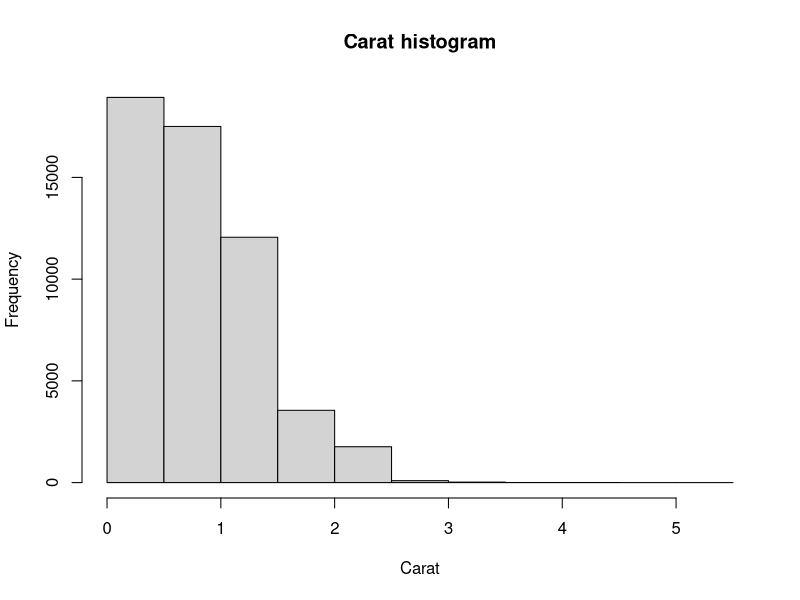
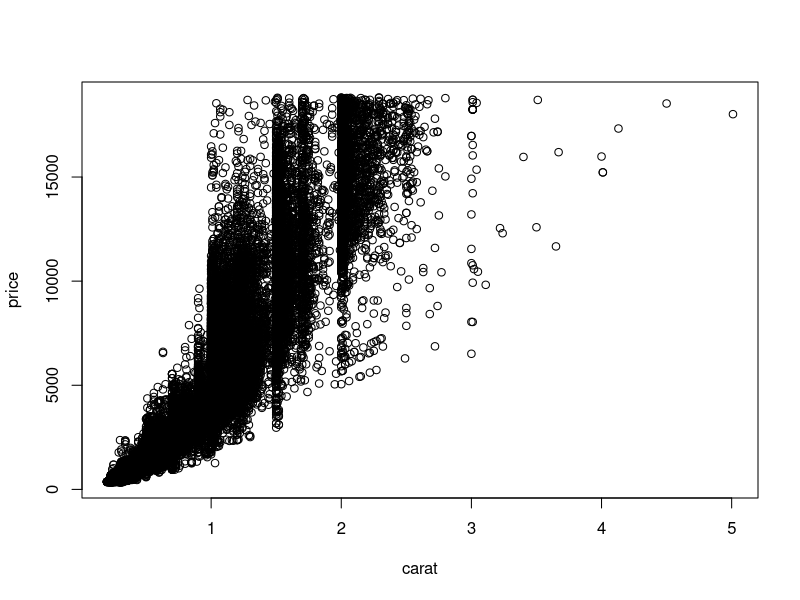
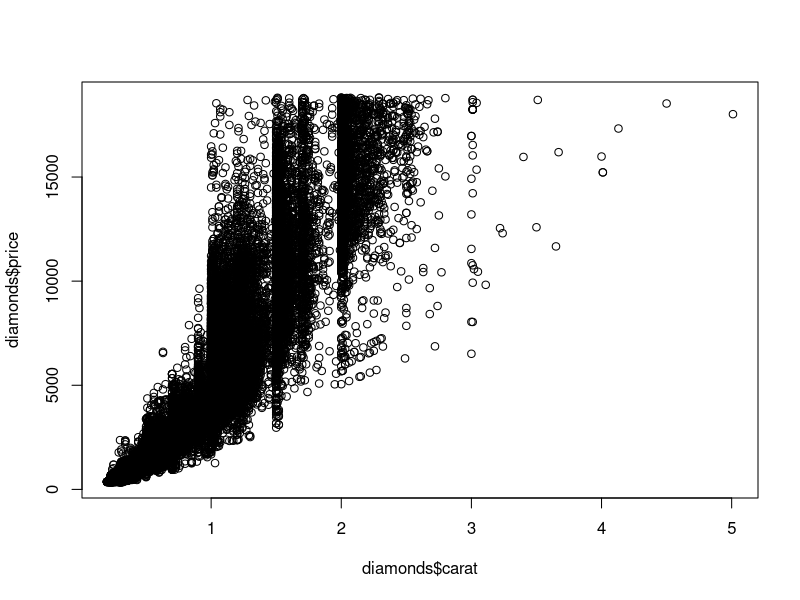
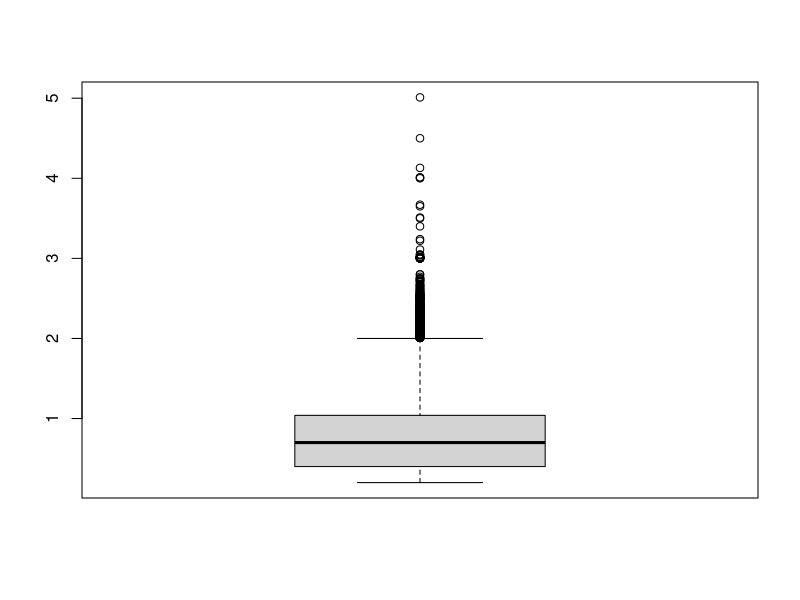
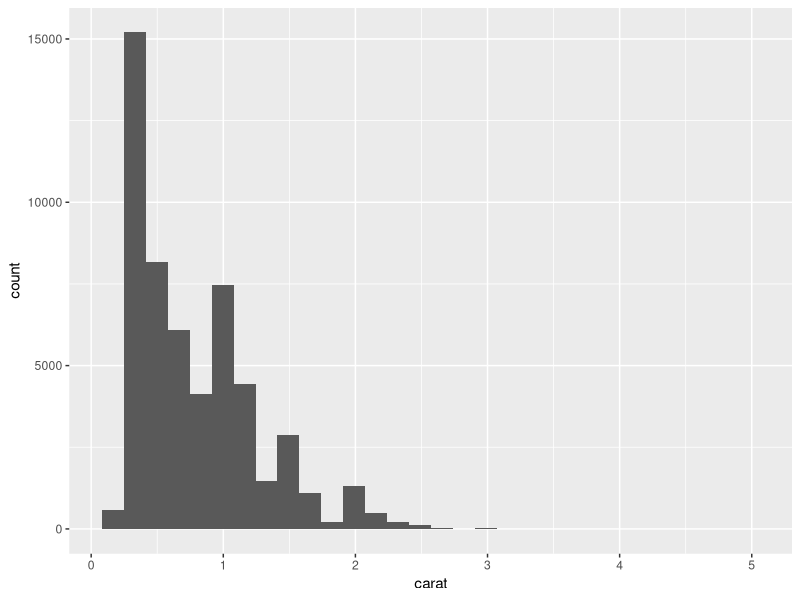
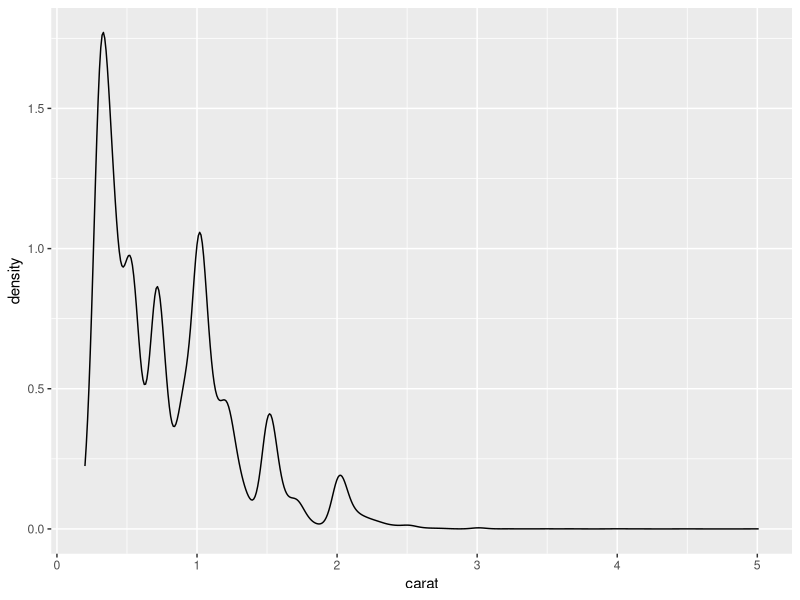
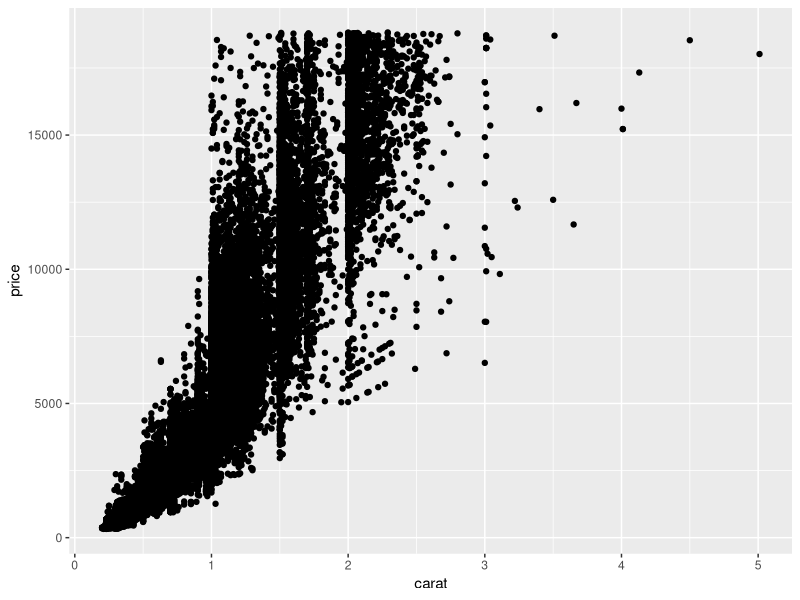
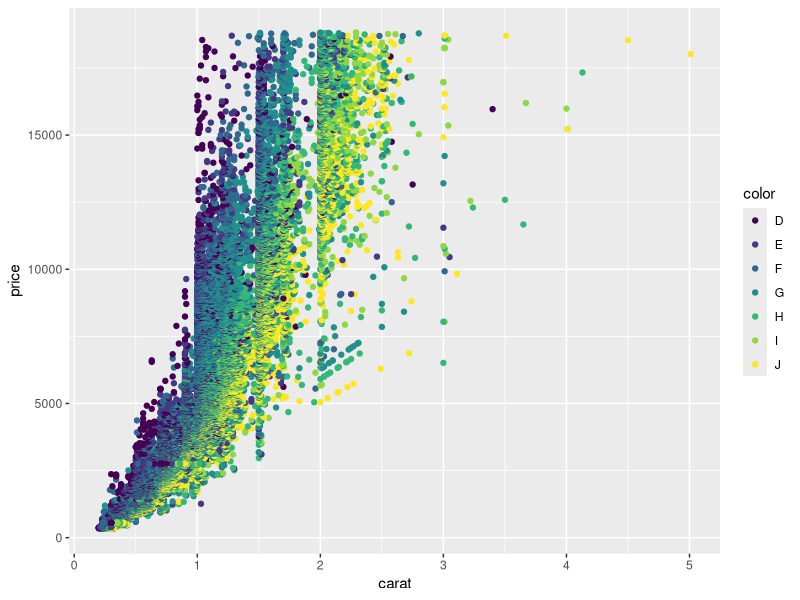

Write R code to recreate these figures, in order.
# Load diamon data ----
require(ggplot2)
data(diamonds)

# Diamonds to Mathematica ----
{
  homeDir <- "~/Rtmp"
  if (!dir.exists(homeDir)) {
    dir.create(homeDir)
  }
  save(diamonds, file = paste(homeDir, "diamonds.rdata", sep = "/"))
  write.csv(
    diamonds, 
    file = paste(homeDir, "diamonds.csv", sep = "/"), 
    fileEncoding = "UTF-8"
  )
}

# Base Histogram ----

hist(
  diamonds$carat,
  #breaks = 10,
  main = "Carat histogram",
  xlab = "Carat"
  )

# Base Scatter plot ----

# For observing two variables

plot(price~carat, data = diamonds)    # formula notation y~x
plot(diamonds$carat, diamonds$price)  # x, y notation

# Boxplot ----

# Middle of box - median
# Box is bounded by 1st and 3rd quartiles
# Conclusion - cannot see 50% of the data...

boxplot(diamonds$carat)


# ggplot2 Histogram, Density, Scatter plot and MORE  ----

require(ggplot2)

ggplot(data = diamonds) + geom_histogram(aes(x = carat))

ggplot(data = diamonds) + geom_density(aes(x = carat))

ggplot(data = diamonds, aes(x = carat, y = price)) + geom_point() # Scatter plot

# ggplot2 - Playing aorund with settings ----

scPlot <- ggplot(data = diamonds, aes(x = carat, y = price)) # saving to variable

scPlot + geom_point(aes(color = color)) #Adding color based on color column of diamonds

scPlot + geom_point(aes(color = color)) + facet_wrap(~color)      # Separate into plots
scPlot + geom_point(aes(color = color)) + facet_grid(cut~clarity) # Separate into plots in grid

ggplot(data = diamonds, aes(x = carat)) + geom_histogram() + facet_wrap(~color)

ggplot(data = diamonds, aes(y = carat, x = 1)) + geom_boxplot() 

ggplot(data = diamonds, aes(y = carat, x = cut)) + geom_boxplot() 

ggplot(data = diamonds, aes(y = carat, x = cut)) + geom_violin() 
